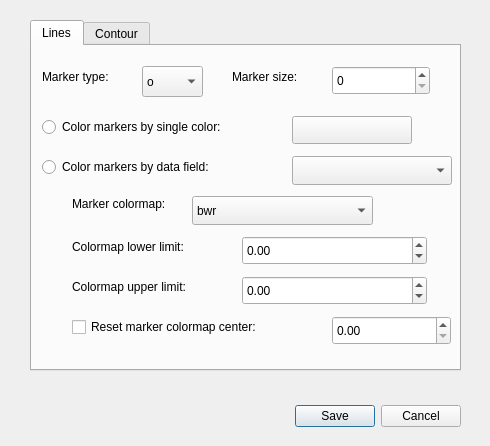
<?xml version="1.0" encoding="UTF-8"?>
<ui version="4.0">
 <class>SettingsDialog</class>
 <widget class="QDialog" name="SettingsDialog">
  <property name="geometry">
   <rect>
    <x>0</x>
    <y>0</y>
    <width>490</width>
    <height>446</height>
   </rect>
  </property>
  <property name="windowTitle">
   <string>stereoplot</string>
  </property>
  <widget class="QDialogButtonBox" name="button_box">
   <property name="geometry">
    <rect>
     <x>290</x>
     <y>400</y>
     <width>171</width>
     <height>32</height>
    </rect>
   </property>
   <property name="locale">
    <locale language="English" country="Canada"/>
   </property>
   <property name="orientation">
    <enum>Qt::Horizontal</enum>
   </property>
   <property name="standardButtons">
    <set>QDialogButtonBox::Cancel|QDialogButtonBox::Save</set>
   </property>
   <property name="centerButtons">
    <bool>false</bool>
   </property>
  </widget>
  <widget class="QTabWidget" name="tabWidget">
   <property name="geometry">
    <rect>
     <x>30</x>
     <y>20</y>
     <width>431</width>
     <height>351</height>
    </rect>
   </property>
   <property name="currentIndex">
    <number>0</number>
   </property>
   <widget class="QWidget" name="lines">
    <attribute name="title">
     <string>Lines</string>
    </attribute>
    <widget class="QSpinBox" name="marker_size_spinbox">
     <property name="geometry">
      <rect>
       <x>300</x>
       <y>20</y>
       <width>98</width>
       <height>29</height>
      </rect>
     </property>
    </widget>
    <widget class="QComboBox" name="marker_combobox">
     <property name="geometry">
      <rect>
       <x>110</x>
       <y>20</y>
       <width>61</width>
       <height>31</height>
      </rect>
     </property>
     <item>
      <property name="text">
       <string>o</string>
      </property>
     </item>
     <item>
      <property name="text">
       <string>v</string>
      </property>
     </item>
     <item>
      <property name="text">
       <string>^</string>
      </property>
     </item>
     <item>
      <property name="text">
       <string>P</string>
      </property>
     </item>
     <item>
      <property name="text">
       <string>x</string>
      </property>
     </item>
     <item>
      <property name="text">
       <string>.</string>
      </property>
     </item>
     <item>
      <property name="text">
       <string>+</string>
      </property>
     </item>
    </widget>
    <widget class="QLabel" name="label_5">
     <property name="geometry">
      <rect>
       <x>10</x>
       <y>20</y>
       <width>91</width>
       <height>21</height>
      </rect>
     </property>
     <property name="text">
      <string>Marker type:</string>
     </property>
    </widget>
    <widget class="QLabel" name="label_6">
     <property name="geometry">
      <rect>
       <x>200</x>
       <y>20</y>
       <width>91</width>
       <height>21</height>
      </rect>
     </property>
     <property name="text">
      <string>Marker size:</string>
     </property>
    </widget>
    <widget class="QgsFieldComboBox" name="marker_color_field">
     <property name="geometry">
      <rect>
       <x>260</x>
       <y>110</y>
       <width>160</width>
       <height>29</height>
      </rect>
     </property>
    </widget>
    <widget class="QRadioButton" name="color_by_data_field_radio">
     <property name="geometry">
      <rect>
       <x>10</x>
       <y>110</y>
       <width>241</width>
       <height>22</height>
      </rect>
     </property>
     <property name="text">
      <string>Color markers by data field:</string>
     </property>
    </widget>
    <widget class="QgsColorButton" name="marker_colorbutton">
     <property name="geometry">
      <rect>
       <x>260</x>
       <y>70</y>
       <width>120</width>
       <height>28</height>
      </rect>
     </property>
    </widget>
    <widget class="QRadioButton" name="color_by_single_color_radio">
     <property name="geometry">
      <rect>
       <x>10</x>
       <y>70</y>
       <width>281</width>
       <height>22</height>
      </rect>
     </property>
     <property name="text">
      <string>Color markers by single color:</string>
     </property>
    </widget>
    <widget class="QCheckBox" name="marker_cmap_center_checkbox">
     <property name="geometry">
      <rect>
       <x>40</x>
       <y>270</y>
       <width>241</width>
       <height>22</height>
      </rect>
     </property>
     <property name="text">
      <string>Reset marker colormap center:</string>
     </property>
    </widget>
    <widget class="QDoubleSpinBox" name="marker_cmap_center_dspinbox">
     <property name="geometry">
      <rect>
       <x>300</x>
       <y>270</y>
       <width>119</width>
       <height>29</height>
      </rect>
     </property>
    </widget>
    <widget class="QLabel" name="marker_colormap_label">
     <property name="geometry">
      <rect>
       <x>40</x>
       <y>150</y>
       <width>121</width>
       <height>16</height>
      </rect>
     </property>
     <property name="text">
      <string>Marker colormap:</string>
     </property>
    </widget>
    <widget class="QComboBox" name="marker_colormap_combobox">
     <property name="geometry">
      <rect>
       <x>160</x>
       <y>150</y>
       <width>181</width>
       <height>29</height>
      </rect>
     </property>
     <item>
      <property name="text">
       <string>bwr</string>
      </property>
     </item>
     <item>
      <property name="text">
       <string>bwr_r</string>
      </property>
     </item>
     <item>
      <property name="text">
       <string>coolwarm</string>
      </property>
     </item>
     <item>
      <property name="text">
       <string>coolwarm_r</string>
      </property>
     </item>
     <item>
      <property name="text">
       <string>magma</string>
      </property>
     </item>
     <item>
      <property name="text">
       <string>magma_r</string>
      </property>
     </item>
     <item>
      <property name="text">
       <string>RdYlGn</string>
      </property>
     </item>
     <item>
      <property name="text">
       <string>RdYlGn_r</string>
      </property>
     </item>
     <item>
      <property name="text">
       <string>RdBu</string>
      </property>
     </item>
     <item>
      <property name="text">
       <string>RdBu_r</string>
      </property>
     </item>
     <item>
      <property name="text">
       <string>RdGy</string>
      </property>
     </item>
     <item>
      <property name="text">
       <string>RdGy_r</string>
      </property>
     </item>
     <item>
      <property name="text">
       <string>RdYlBu</string>
      </property>
     </item>
     <item>
      <property name="text">
       <string>seismic</string>
      </property>
     </item>
     <item>
      <property name="text">
       <string>seismic_r</string>
      </property>
     </item>
    </widget>
    <widget class="QLabel" name="marker_lower_label">
     <property name="geometry">
      <rect>
       <x>40</x>
       <y>190</y>
       <width>161</width>
       <height>21</height>
      </rect>
     </property>
     <property name="text">
      <string>Colormap lower limit:</string>
     </property>
    </widget>
    <widget class="QLabel" name="marker_upper_label">
     <property name="geometry">
      <rect>
       <x>40</x>
       <y>230</y>
       <width>161</width>
       <height>21</height>
      </rect>
     </property>
     <property name="text">
      <string>Colormap upper limit:</string>
     </property>
    </widget>
    <widget class="QDoubleSpinBox" name="marker_lowlimit_dspinbox">
     <property name="geometry">
      <rect>
       <x>210</x>
       <y>190</y>
       <width>185</width>
       <height>29</height>
      </rect>
     </property>
     <property name="minimum">
      <double>-9999999999999999538762658202121142272.000000000000000</double>
     </property>
     <property name="maximum">
      <double>9999999999999999538762658202121142272.000000000000000</double>
     </property>
     <property name="value">
      <double>0.000000000000000</double>
     </property>
    </widget>
    <widget class="QDoubleSpinBox" name="marker_upplimit_dspinbox">
     <property name="geometry">
      <rect>
       <x>210</x>
       <y>230</y>
       <width>185</width>
       <height>29</height>
      </rect>
     </property>
     <property name="minimum">
      <double>-9999999999999999538762658202121142272.000000000000000</double>
     </property>
     <property name="maximum">
      <double>9999999999999999538762658202121142272.000000000000000</double>
     </property>
    </widget>
   </widget>
   <widget class="QWidget" name="contour">
    <attribute name="title">
     <string>Contour</string>
    </attribute>
    <widget class="QCheckBox" name="contour_checkbox">
     <property name="geometry">
      <rect>
       <x>10</x>
       <y>20</y>
       <width>161</width>
       <height>22</height>
      </rect>
     </property>
     <property name="text">
      <string>Draw contour</string>
     </property>
     <property name="tristate">
      <bool>false</bool>
     </property>
    </widget>
    <widget class="QLabel" name="contour_colors_label">
     <property name="geometry">
      <rect>
       <x>10</x>
       <y>50</y>
       <width>111</width>
       <height>16</height>
      </rect>
     </property>
     <property name="text">
      <string>Contour colors:</string>
     </property>
    </widget>
    <widget class="QComboBox" name="contour_cmap_combobox">
     <property name="geometry">
      <rect>
       <x>130</x>
       <y>50</y>
       <width>181</width>
       <height>29</height>
      </rect>
     </property>
     <item>
      <property name="text">
       <string>Blues</string>
      </property>
     </item>
     <item>
      <property name="text">
       <string>Greens</string>
      </property>
     </item>
     <item>
      <property name="text">
       <string>Greys</string>
      </property>
     </item>
     <item>
      <property name="text">
       <string>Oranges</string>
      </property>
     </item>
    </widget>
    <widget class="QLabel" name="contour_limits_label">
     <property name="geometry">
      <rect>
       <x>10</x>
       <y>100</y>
       <width>111</width>
       <height>21</height>
      </rect>
     </property>
     <property name="text">
      <string>Contour limits:</string>
     </property>
    </widget>
    <widget class="QLabel" name="upper_label">
     <property name="geometry">
      <rect>
       <x>220</x>
       <y>130</y>
       <width>41</width>
       <height>21</height>
      </rect>
     </property>
     <property name="text">
      <string>Upper:</string>
     </property>
    </widget>
    <widget class="QDoubleSpinBox" name="contour_lowlimit_dspinbox">
     <property name="geometry">
      <rect>
       <x>60</x>
       <y>130</y>
       <width>127</width>
       <height>29</height>
      </rect>
     </property>
     <property name="maximum">
      <double>100.000000000000000</double>
     </property>
    </widget>
    <widget class="QDoubleSpinBox" name="contour_upplimit_dspinbox">
     <property name="geometry">
      <rect>
       <x>270</x>
       <y>130</y>
       <width>119</width>
       <height>29</height>
      </rect>
     </property>
    </widget>
    <widget class="QLabel" name="lower_label">
     <property name="geometry">
      <rect>
       <x>10</x>
       <y>130</y>
       <width>51</width>
       <height>21</height>
      </rect>
     </property>
     <property name="text">
      <string>Lower:</string>
     </property>
    </widget>
   </widget>
  </widget>
 </widget>
 <customwidgets>
  <customwidget>
   <class>QgsColorButton</class>
   <extends>QToolButton</extends>
   <header>qgscolorbutton.h</header>
  </customwidget>
  <customwidget>
   <class>QgsFieldComboBox</class>
   <extends>QComboBox</extends>
   <header>qgsfieldcombobox.h</header>
  </customwidget>
 </customwidgets>
 <resources/>
 <connections>
  <connection>
   <sender>button_box</sender>
   <signal>accepted()</signal>
   <receiver>SettingsDialog</receiver>
   <slot>accept()</slot>
   <hints>
    <hint type="sourcelabel">
     <x>20</x>
     <y>20</y>
    </hint>
    <hint type="destinationlabel">
     <x>20</x>
     <y>20</y>
    </hint>
   </hints>
  </connection>
  <connection>
   <sender>button_box</sender>
   <signal>rejected()</signal>
   <receiver>SettingsDialog</receiver>
   <slot>reject()</slot>
   <hints>
    <hint type="sourcelabel">
     <x>20</x>
     <y>20</y>
    </hint>
    <hint type="destinationlabel">
     <x>20</x>
     <y>20</y>
    </hint>
   </hints>
  </connection>
 </connections>
</ui>
